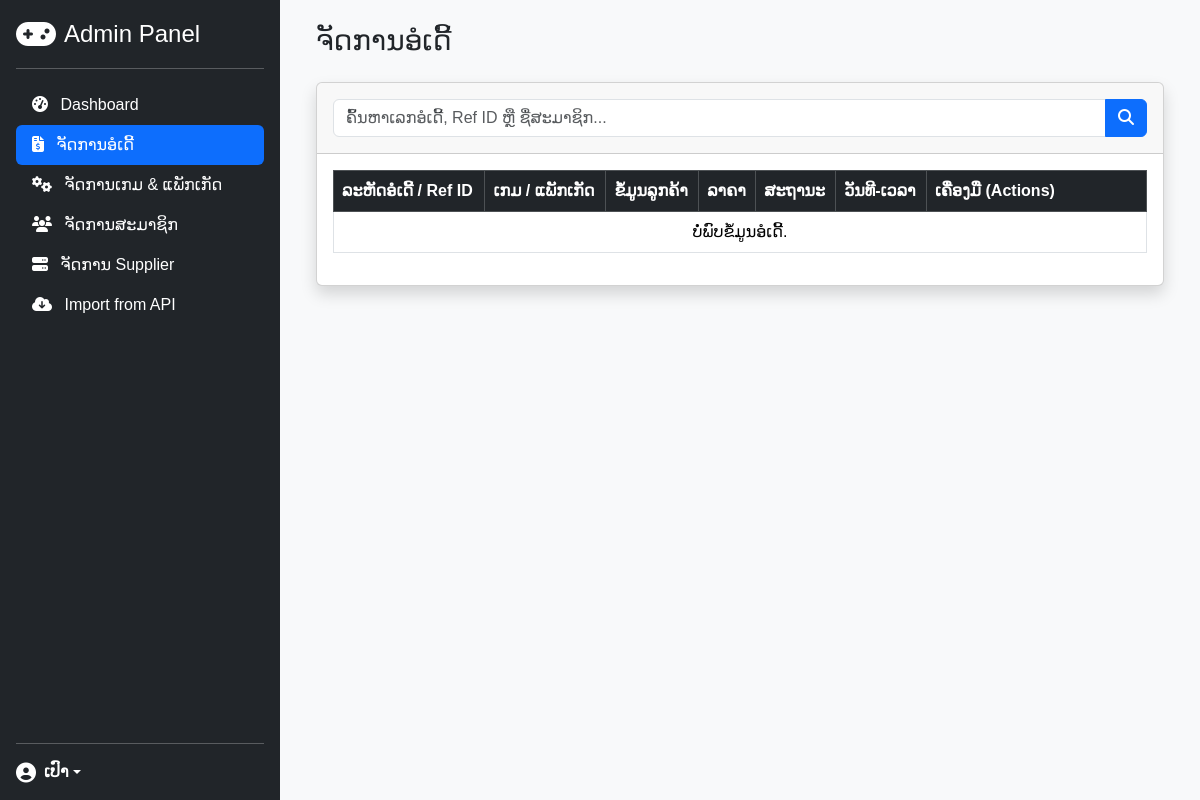
The app's page /admin/manage_orders.php (signed in), older data.
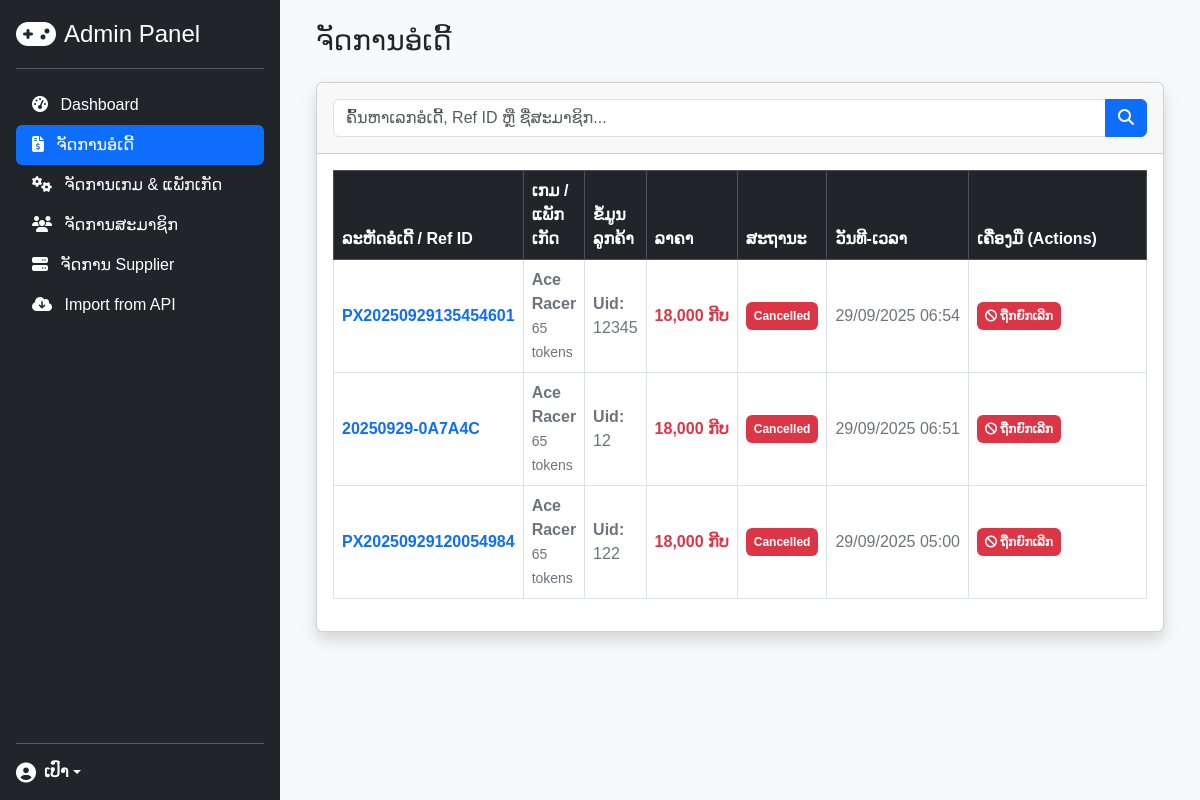
The same page, newer data.
### tables this page shows
CREATE TABLE `orders` (
  `id` int(11) NOT NULL,
  `order_code` varchar(20) NOT NULL,
  `member_id` int(11) NOT NULL,
  `package_id` int(11) NOT NULL,
  `game_user_info` longtext NOT NULL CHECK (json_valid(`game_user_info`)),
  `amount` decimal(10,2) NOT NULL,
  `profit` decimal(10,2) NOT NULL,
  `balance_before` decimal(10,2) NOT NULL,
  `balance_after` decimal(10,2) NOT NULL,
  `status` enum('pending','processing','completed','cancelled') NOT NULL DEFAULT 'pending',
  `api_response_message` text DEFAULT NULL,
  `api_transaction_id` varchar(255) DEFAULT NULL,
  `api_sn` varchar(255) DEFAULT NULL,
  `provider_status` varchar(64) DEFAULT NULL,
  `error_message` varchar(255) DEFAULT NULL,
  `attempts` int(11) NOT NULL DEFAULT 0,
  `last_checked_at` datetime DEFAULT NULL,
  `created_at` timestamp NOT NULL DEFAULT current_timestamp()
);

CREATE TABLE `games` (
  `id` int(11) NOT NULL,
  `name` varchar(100) NOT NULL,
  `description` text DEFAULT NULL,
  `image_url` varchar(255) DEFAULT NULL,
  `status` enum('active','inactive') NOT NULL DEFAULT 'active',
  `api_supplier_id` int(11) DEFAULT NULL,
  `api_operator_code` varchar(100) DEFAULT NULL,
  `default_markup` int(11) NOT NULL DEFAULT 15
);

CREATE TABLE `game_packages` (
  `id` int(11) NOT NULL,
  `game_id` int(11) NOT NULL,
  `name` varchar(100) NOT NULL,
  `price` decimal(10,2) NOT NULL,
  `cost_price` decimal(10,2) NOT NULL,
  `status` enum('active','inactive') NOT NULL DEFAULT 'active',
  `markup_percent` decimal(10,2) DEFAULT NULL,
  `api_product_code` varchar(100) DEFAULT NULL,
  `display_order` int(11) NOT NULL DEFAULT 0
);

### admin/manage_orders.php (the view, shortened to what the changed rows need)
<?php
require_once 'admin_header.php';
require_once 'db_connect.php';
$sql = "SELECT
            o.id, o.order_code, o.api_transaction_id, o.game_user_info, o.amount, o.status, o.created_at,
            o.balance_before, o.balance_after, m.username AS member_username,
            p.name AS package_name, g.name AS game_name
        FROM orders AS o
        JOIN members AS m ON o.member_id = m.id
        JOIN game_packages AS p ON o.package_id = p.id
        JOIN games AS g ON p.game_id = g.id";
$sql .= " ORDER BY o.created_at DESC";
$stmt = $conn->prepare($sql);
$stmt->execute();
$result = $stmt->get_result();
?>
<div class="container-fluid">
    <h1 class="h3 mb-4 text-gray-800">ຈັດການອໍເດີ້</h1>
    <div class="card shadow mb-4">
        <div class="card-body">
            <div class="table-responsive">
                <table class="table table-bordered table-hover align-middle">
                    <thead class="table-dark">
                        <tr>
                            <th>ລະຫັດອໍເດີ້ / Ref ID</th>
                            <th>ເກມ / ແພັກເກັດ</th>
                            <th>ຂໍ້ມູນລູກຄ້າ</th>
                            <th>ລາຄາ</th>
                            <th>ສະຖານະ</th>
                            <th>ວັນທີ-ເວລາ</th>
                            <th style="width: 220px;">ເຄື່ອງມື (Actions)</th>
                        </tr>
                    </thead>
                    <tbody>
                        <?php if ($result && $result->num_rows > 0): ?>
                            <?php while($order = $result->fetch_assoc()): ?>
                                <tr id="order-row-<?php echo $order['id']; ?>" class="status-<?php echo $order['status']; ?>">
                                    <td class="fw-bold">
                                        <span class="text-primary"><?php echo htmlspecialchars($order['order_code']); ?></span><br>
                                    </td>
                                    <td><strong><?php echo htmlspecialchars($order['game_name']); ?></strong><br><small><?php echo htmlspecialchars($order['package_name']); ?></small></td>
                                    <td>
                                        <?php $user_info = json_decode($order['game_user_info'], true); if (is_array($user_info)) { foreach($user_info as $key => $value) { echo "<strong>" . htmlspecialchars(ucfirst($key)) . ":</strong> " . htmlspecialchars($value) . "<br>"; } } ?>
                                    </td>
                                    <td class="text-nowrap text-danger fw-bold"><?php echo number_format($order['amount']); ?> ກີບ</td>
                                    <td class="status-cell">
                                        <?php $status = $order['status']; $badge_class = 'bg-secondary';
                                            if ($status == 'pending') $badge_class = 'bg-warning text-dark';
                                            elseif ($status == 'processing') $badge_class = 'bg-info text-dark';
                                            elseif ($status == 'completed') $badge_class = 'bg-success';
                                            elseif ($status == 'cancelled') $badge_class = 'bg-danger';
                                            echo "<span class='badge {$badge_class} p-2'>" . htmlspecialchars(ucfirst($status)) . "</span>";
                                        ?>
                                    </td>
                                    <td class="text-nowrap"><?php echo date('d/m/Y H:i', strtotime($order['created_at'])); ?></td>
                                    <td class="action-buttons">
                                        <?php if ($order['status'] == 'pending' || $order['status'] == 'processing'): ?>
                                            <button class="btn btn-sm btn-secondary check-status-btn" data-order-id="<?php echo $order['id']; ?>">
                                                <i class="fas fa-sync"></i> ກວດສອບສະຖານະ
                                            </button>
                                            <button class="btn btn-sm btn-success action-btn" data-order-id="<?php echo $order['id']; ?>" data-new-status="completed"><i class="fas fa-check"></i></button>
                                            <button class="btn btn-sm btn-danger action-btn" data-order-id="<?php echo $order['id']; ?>" data-new-status="cancelled"><i class="fas fa-times"></i></button>
                                            <?php elseif ($order['status'] == 'completed'): ?>
                                            <span class="badge bg-success p-2"><i class="fas fa-check-circle"></i> ສຳເລັດແລ້ວ</span>
                                        <?php elseif ($order['status'] == 'cancelled'): ?>
                                            <span class="badge bg-danger p-2"><i class="fas fa-ban"></i> ຖືກຍົກເລີກ</span>
                                        <?php endif; ?>
                                    </td>
                                </tr>
                            <?php endwhile; ?>
                        <?php else: ?>
                            <tr><td colspan="7" class="text-center">ບໍ່ພົບຂໍ້ມູນອໍເດີ້.</td></tr>
                        <?php endif; ?>
                    </tbody>
                </table>
            </div>
        </div>
    </div>
</div>
</div>
</body>
</html>

Row changes from the older to the newer data that the page shows:
added orders: order_code "PX20250929135454601", games.name "Ace Racer", package.name "65 tokens", key "Uid", game_user_info "12345", amount "18,000", status "Cancelled", created_at "29/09/2025 06:54", shows "ຖືກຍົກເລີກ"
added orders: order_code "20250929-0A7A4C", games.name "Ace Racer", package.name "65 tokens", key "Uid", game_user_info "12", amount "18,000", status "Cancelled", created_at "29/09/2025 06:51", shows "ຖືກຍົກເລີກ"
added orders: order_code "PX20250929120054984", games.name "Ace Racer", package.name "65 tokens", key "Uid", game_user_info "122", amount "18,000", status "Cancelled", created_at "29/09/2025 05:00", shows "ຖືກຍົກເລີກ"
Text that changed along with them:
text no longer shown: "ບໍ່ພົບຂໍ້ມູນອໍເດີ້."
